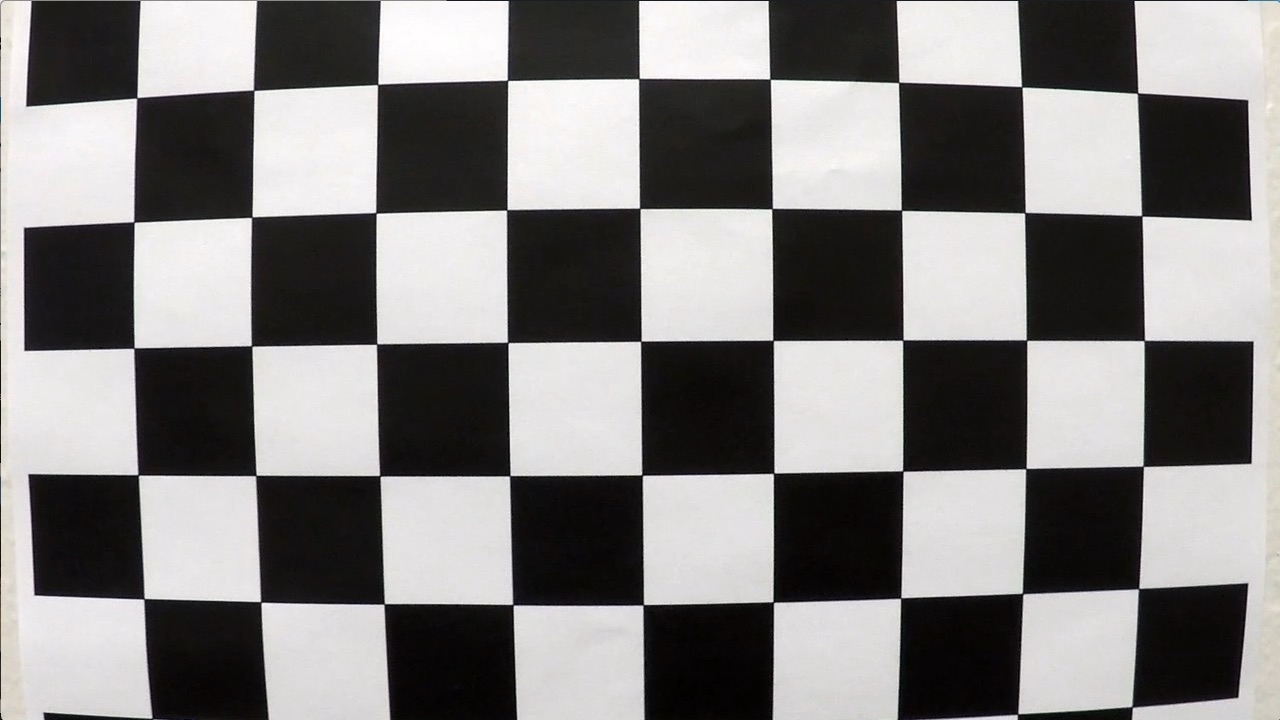
#> input picture camera_cal/calibration1.jpg, 1280 x 720 px; its folder holds 5 pictures in this run
$ jupyter execute --allow-errors advanced_lane_finding.ipynb   (shell and % lines are left out)   (older library calls are emulated)
#> lines starting #> are read from the running program, lines starting #| are printed output that depends on the picture; after the words box and inside, x2 and y2 are one past the last pixel; in counts of white or black regions, pixels touching at a corner belong together
# Advanced Lane Finding

## 1. Camera Calibration

[cell 1]
import numpy as np
import cv2
import glob
import matplotlib.pyplot as plt

# prepare object points, like (0,0,0), (1,0,0), (2,0,0) ....,(6,5,0)
objp = np.zeros((6*9,3), np.float32)
objp[:,:2] = np.mgrid[0:9, 0:6].T.reshape(-1,2)

# Arrays to store object points and image points from all the images.
objpoints = [] # 3d points in real world space
imgpoints = [] # 2d points in image plane.

# Make a list of calibration images
images = glob.glob('./camera_cal/calibration*.jpg')
imlist = []

# Step through the list and search for chessboard corners
for idx, fname in enumerate(images):
    img = cv2.imread(fname)
#> img is the input picture: shape (720, 1280, 3); mean B, G, R 127.8, 128.4, 130.1
    gray = cv2.cvtColor(img, cv2.COLOR_BGR2GRAY)

    # Find the chessboard corners
    ret, corners = cv2.findChessboardCorners(gray, (9,6), None)
#> ret = False; corners = None

    # If found, add object points, image points
    if ret == True:
        objpoints.append(objp)
        imgpoints.append(corners)

        # Draw and display the corners
        cv2.drawChessboardCorners(img, (9,6), corners, ret)
        #write_name = 'corners_found'+str(idx)+'.jpg'
        #cv2.imwrite(write_name, img)
        imlist.append(img)
#> pass 2 of the loop `for idx, fname in enumerate(images):`:
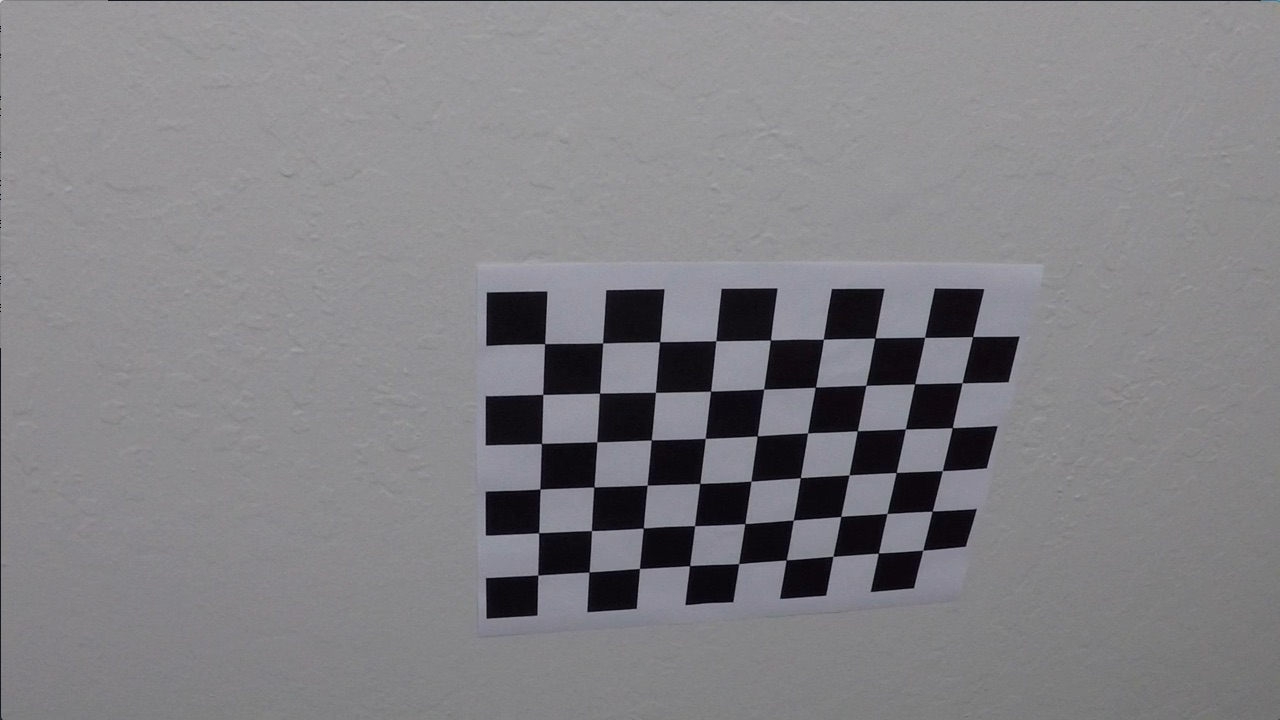
#> input picture camera_cal/calibration10.jpg, 1280 x 720 px
#> img is the input picture: shape (720, 1280, 3); mean B, G, R 133.1, 129.4, 130.2
#> ret = True; corners = 54 rows, first 8: [545.3, 343.1], [602.7, 342.8], [660.1, 341.3], [715.8, 340.7], [770.6, 340], [823.5, 339.2], [874.3, 338.5], [925.1, 337.4]
#> `cv2.drawChessboardCorners(img, (9,6), corners, ret)`:
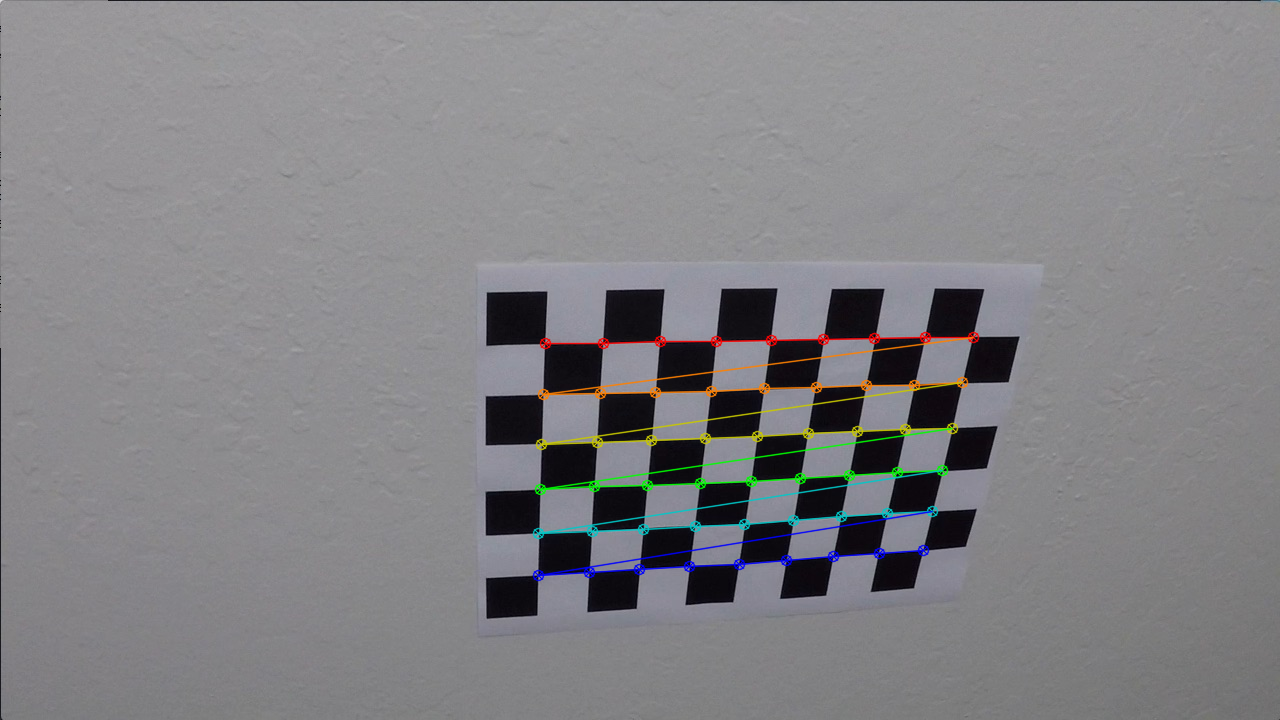
#> img: shape (720, 1280, 3); 1.91% of pixels changed, all inside (x1, y1, x2, y2) = (532, 331, 980, 582)
#> pass 3 of the loop `for idx, fname in enumerate(images):`:
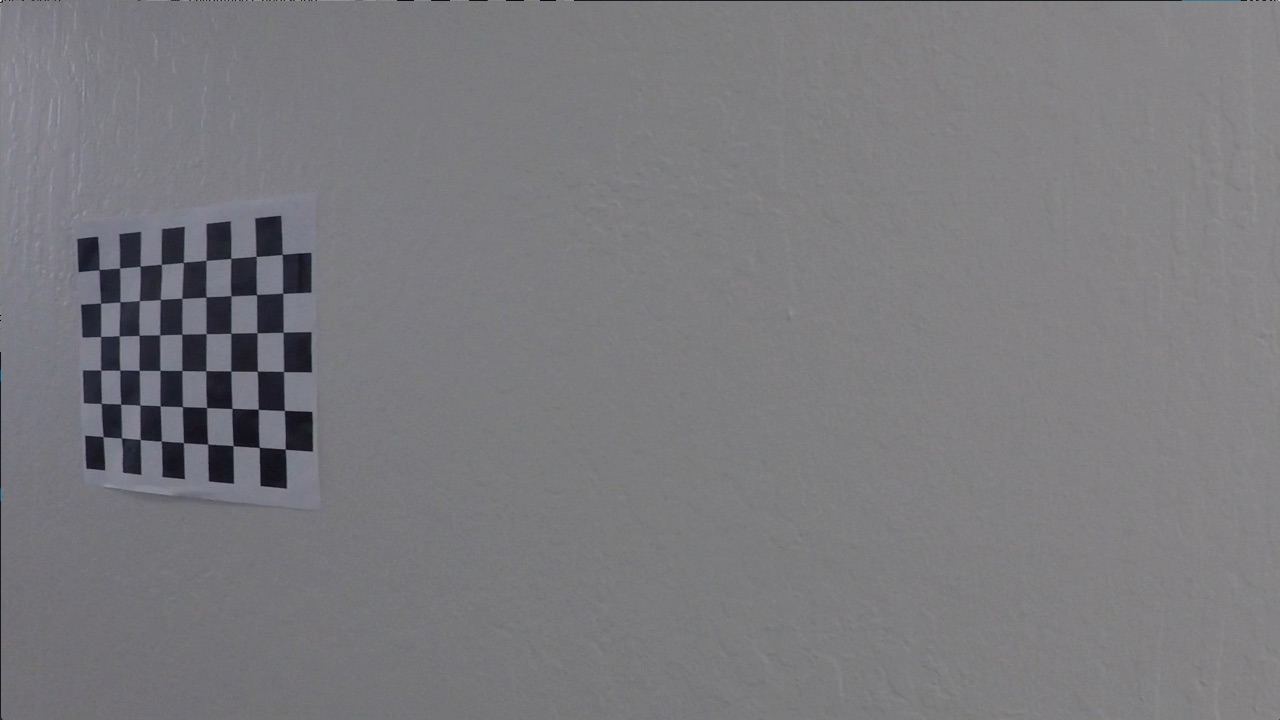
#> input picture camera_cal/calibration11.jpg, 1280 x 720 px
#> img is the input picture: shape (720, 1280, 3); mean B, G, R 125.2, 121.7, 122.2
#> corners = 54 rows, first 8: [99.22, 269.6], [119.6, 268], [140.1, 266.1], [161.3, 264.5], [183.3, 262.5], [206.1, 260.3], [230.7, 258.2], [256.2, 256.3]
#> `cv2.drawChessboardCorners(img, (9,6), corners, ret)`:
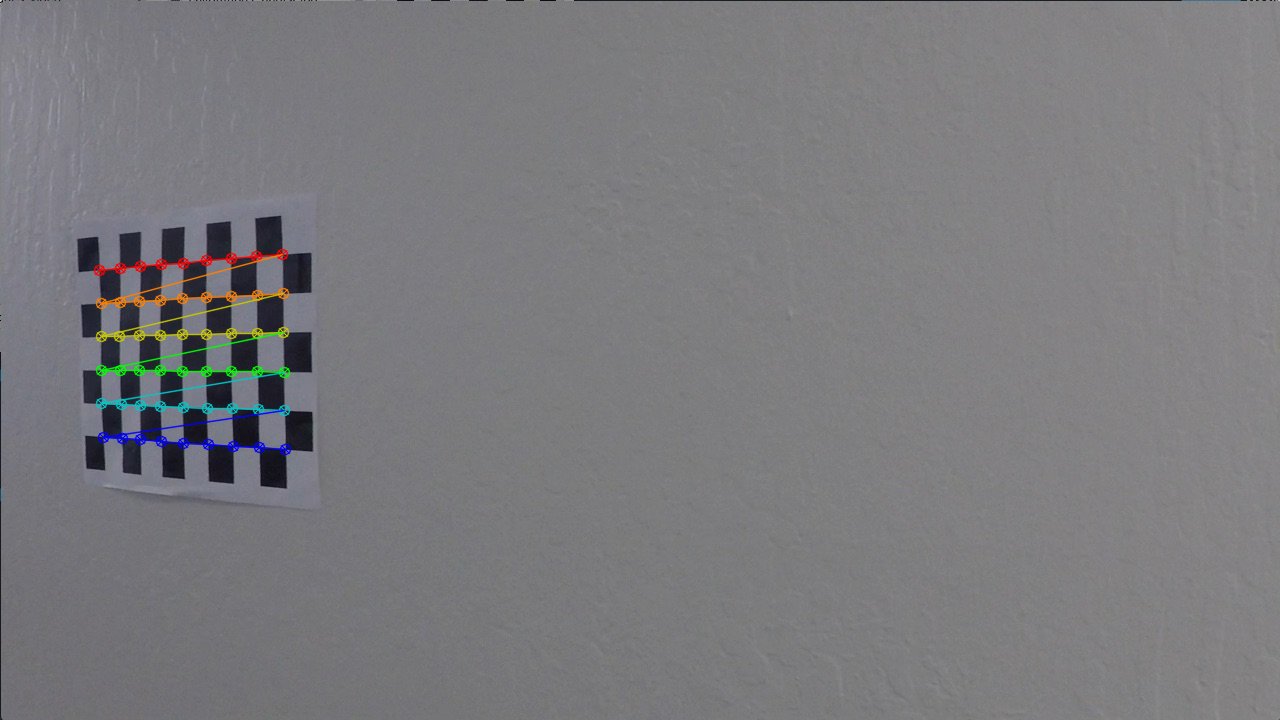
#> img: shape (720, 1280, 3); 1.11% of pixels changed, all inside (x1, y1, x2, y2) = (93, 248, 292, 456)
#> the loop made 5 passes; the first 3 are shown


plt.figure(figsize=(20,10))
columns = 5
for i, imae in enumerate(imlist):
    plt.subplot(len(imlist) / columns + 1, columns, i + 1)
    plt.imshow(imae)
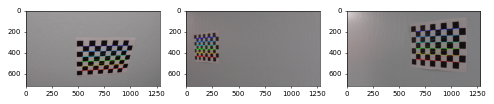
#> figure drawn by matplotlib, 3 panels; B, G, R data is drawn as R, G, B

# Testing Undistortion

[cell 2]
import pickle

# Test undistortion on an image
img = cv2.imread('camera_cal/calibration5.jpg')
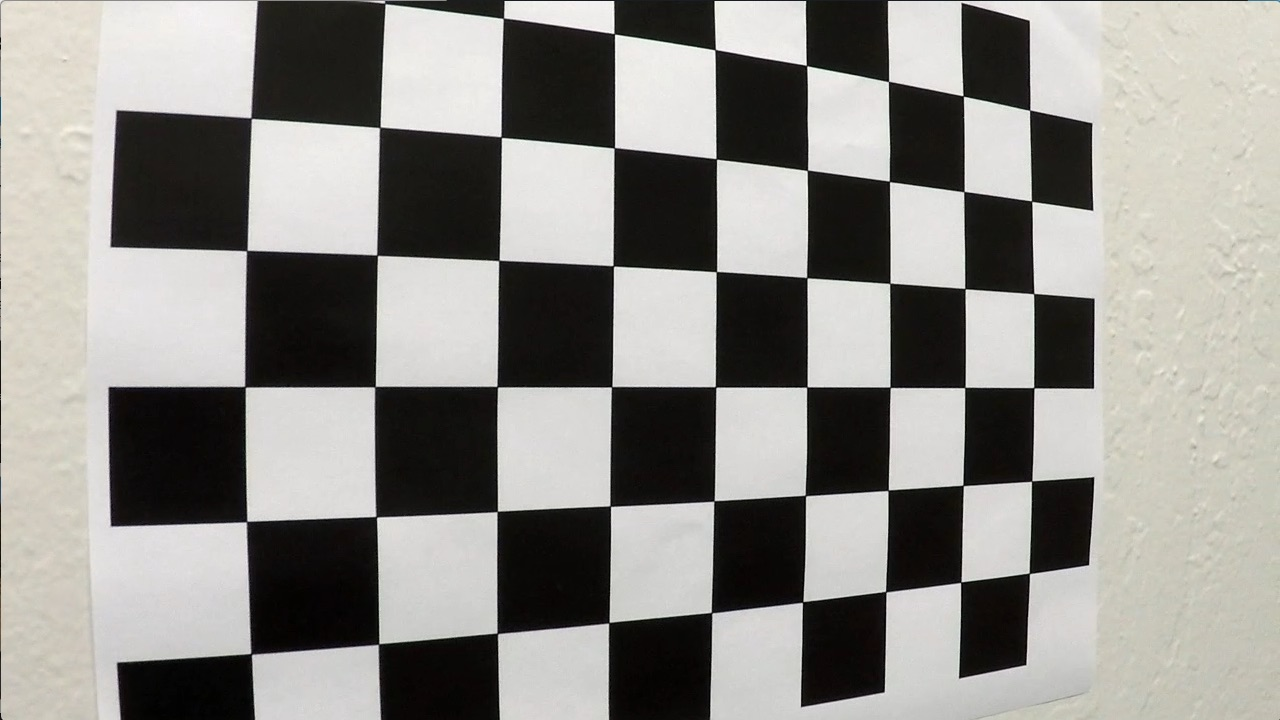
#> input picture camera_cal/calibration5.jpg, 1280 x 720 px
#> img is the input picture: shape (720, 1280, 3); mean B, G, R 137.3, 141.5, 143.1
img_size = (img.shape[1], img.shape[0])
#> img_size = (1280, 720)

# Do camera calibration given object points and image points
ret, mtx, dist, rvecs, tvecs = cv2.calibrateCamera(objpoints, imgpoints, img_size,None,None)


undist = cv2.undistort(img, mtx, dist, None, mtx)
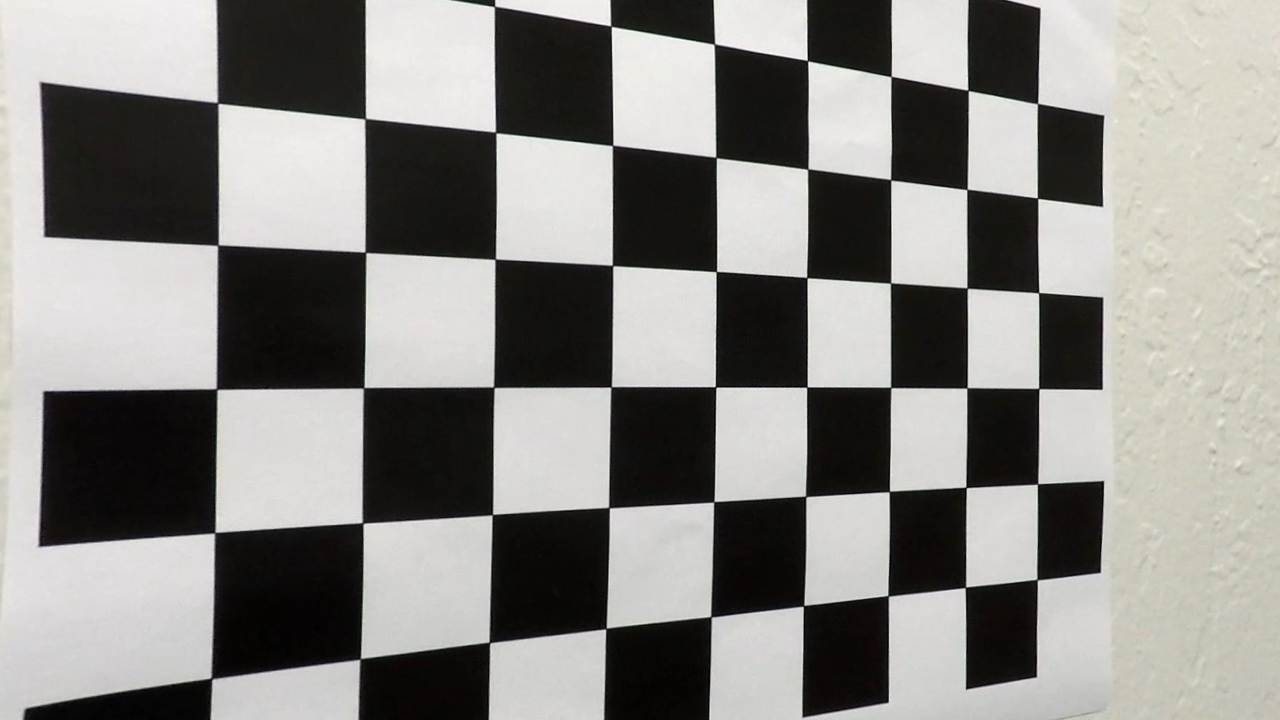
#> undist: shape (720, 1280, 3); mean B, G, R 132.6, 136, 137.4
cv2.imwrite('camera_cal/test_undist.jpg',undist)

#> (the rest of this cell did not finish here and is left out)

# 2. Filter Functions

[cell 3]
# [52 lines left out: functions abs_sobel_thresh, mag_thresh, dir_threshold, not called in this run]

# Testing Thresholds

#> (a cell that did not finish here is left out)

# Combining Binary and Color space

#> (a cell that did not finish here is left out)

# Selected Combination

# 3. Bird's EYE view

#> (a cell that did not finish here is left out)

# 4. Detecting lane lines
## Histogram

[cell 7]
# [8 lines left out: function hist, not called in this run]

# Create histogram of image binary activations
#> (the rest of this cell did not finish here and is left out)

# Sliding Windows

[cell 8]
# [111 lines left out: functions find_lane_pixels, fit_polynomial, not called in this run]

#> (the rest of this cell did not finish here and is left out)

[cell 9]
# [30 lines left out: functions fit_polynomialx, lr_fit, not called in this run]

# 5. Measuring Curvature

[cell 10]
# [35 lines left out: function measure_curvature_real, not called in this run]

# Testing function
#> (the rest of this cell did not finish here and is left out)

# 6. Overlaying Lane Area

[cell 11]
# Create an image to draw the lines on
fit = []
#> fit = []
#> (the rest of this cell did not finish here and is left out)

# Pipeline

[cell 12]
# [85 lines left out: function process_image, not called in this run]

[cell 13]
images = glob.glob('./test_images/test*.jpg')
imlist = []

# Step through the list and search for chessboard corners
for idx, fname in enumerate(images):
    img = cv2.imread(fname)
    out = process_image(img)
    imlist.append(out)


plt.figure(figsize=(20,10))
columns = 6
for i, imae in enumerate(imlist):
    plt.subplot(len(imlist) / columns + 1, columns, i + 1)
    plt.imshow(imae)
